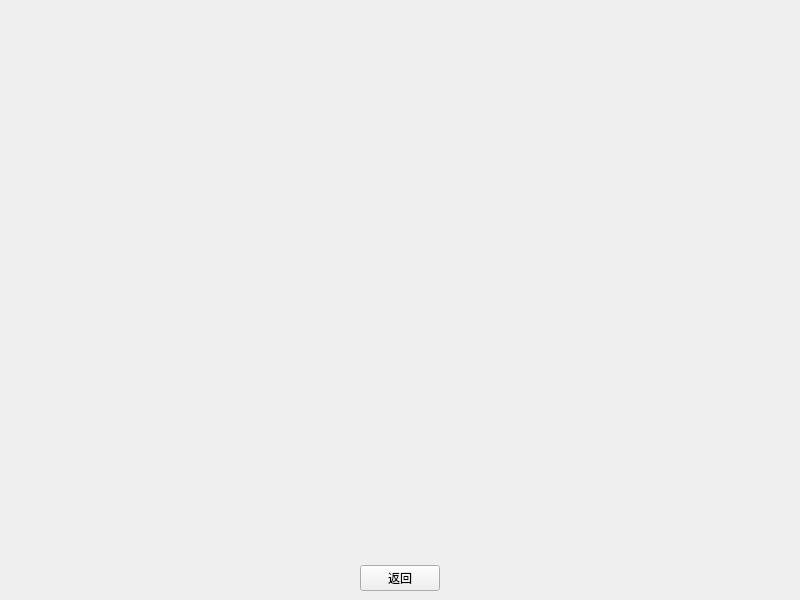
<?xml version="1.0" encoding="UTF-8"?>
<ui version="4.0">
 <class>MainWindow</class>
 <widget class="QMainWindow" name="MainWindow">
  <property name="geometry">
   <rect>
    <x>0</x>
    <y>0</y>
    <width>800</width>
    <height>600</height>
   </rect>
  </property>
  <property name="sizePolicy">
   <sizepolicy hsizetype="Expanding" vsizetype="Expanding">
    <horstretch>0</horstretch>
    <verstretch>0</verstretch>
   </sizepolicy>
  </property>
  <property name="windowTitle">
   <string>MainWindow</string>
  </property>
  <widget class="QWidget" name="centralwidget">
   <property name="sizePolicy">
    <sizepolicy hsizetype="Expanding" vsizetype="Expanding">
     <horstretch>0</horstretch>
     <verstretch>0</verstretch>
    </sizepolicy>
   </property>
   <layout class="QVBoxLayout" name="verticalLayout_3">
    <item>
     <widget class="QStackedWidget" name="stackedWidget">
      <property name="sizePolicy">
       <sizepolicy hsizetype="Expanding" vsizetype="Expanding">
        <horstretch>0</horstretch>
        <verstretch>0</verstretch>
       </sizepolicy>
      </property>
      <property name="currentIndex">
       <number>5</number>
      </property>
      <widget class="QWidget" name="BookPage">
       <property name="sizePolicy">
        <sizepolicy hsizetype="Expanding" vsizetype="Expanding">
         <horstretch>0</horstretch>
         <verstretch>0</verstretch>
        </sizepolicy>
       </property>
       <widget class="QLabel" name="label_3">
        <property name="geometry">
         <rect>
          <x>310</x>
          <y>40</y>
          <width>53</width>
          <height>15</height>
         </rect>
        </property>
        <property name="text">
         <string>演化图鉴</string>
        </property>
       </widget>
      </widget>
      <widget class="QWidget" name="SettingPage">
       <property name="sizePolicy">
        <sizepolicy hsizetype="Expanding" vsizetype="Expanding">
         <horstretch>0</horstretch>
         <verstretch>0</verstretch>
        </sizepolicy>
       </property>
       <widget class="QGroupBox" name="groupBox">
        <property name="geometry">
         <rect>
          <x>190</x>
          <y>50</y>
          <width>381</width>
          <height>231</height>
         </rect>
        </property>
        <property name="title">
         <string>GroupBox</string>
        </property>
       </widget>
      </widget>
      <widget class="QWidget" name="LoadPage"/>
      <widget class="QWidget" name="HomePage">
       <property name="sizePolicy">
        <sizepolicy hsizetype="Expanding" vsizetype="Expanding">
         <horstretch>0</horstretch>
         <verstretch>0</verstretch>
        </sizepolicy>
       </property>
       <layout class="QVBoxLayout" name="verticalLayout_2">
        <item>
         <spacer name="verticalSpacer_6">
          <property name="orientation">
           <enum>Qt::Orientation::Vertical</enum>
          </property>
          <property name="sizeHint" stdset="0">
           <size>
            <width>20</width>
            <height>40</height>
           </size>
          </property>
         </spacer>
        </item>
        <item>
         <layout class="QHBoxLayout" name="horizontalLayout_2">
          <item>
           <spacer name="horizontalSpacer_10">
            <property name="orientation">
             <enum>Qt::Orientation::Horizontal</enum>
            </property>
            <property name="sizeHint" stdset="0">
             <size>
              <width>40</width>
              <height>20</height>
             </size>
            </property>
           </spacer>
          </item>
          <item alignment="Qt::AlignmentFlag::AlignHCenter|Qt::AlignmentFlag::AlignVCenter">
           <widget class="QLabel" name="label">
            <property name="sizePolicy">
             <sizepolicy hsizetype="Expanding" vsizetype="Expanding">
              <horstretch>0</horstretch>
              <verstretch>0</verstretch>
             </sizepolicy>
            </property>
            <property name="font">
             <font>
              <family>微软雅黑</family>
              <pointsize>18</pointsize>
             </font>
            </property>
            <property name="text">
             <string>进化亿重奏:细胞纪元</string>
            </property>
           </widget>
          </item>
          <item>
           <spacer name="horizontalSpacer_8">
            <property name="orientation">
             <enum>Qt::Orientation::Horizontal</enum>
            </property>
            <property name="sizeHint" stdset="0">
             <size>
              <width>40</width>
              <height>20</height>
             </size>
            </property>
           </spacer>
          </item>
         </layout>
        </item>
        <item>
         <spacer name="verticalSpacer_7">
          <property name="orientation">
           <enum>Qt::Orientation::Vertical</enum>
          </property>
          <property name="sizeHint" stdset="0">
           <size>
            <width>20</width>
            <height>49</height>
           </size>
          </property>
         </spacer>
        </item>
        <item>
         <spacer name="verticalSpacer">
          <property name="orientation">
           <enum>Qt::Orientation::Vertical</enum>
          </property>
          <property name="sizeHint" stdset="0">
           <size>
            <width>20</width>
            <height>40</height>
           </size>
          </property>
         </spacer>
        </item>
        <item>
         <layout class="QVBoxLayout" name="verticalLayout">
          <item alignment="Qt::AlignmentFlag::AlignHCenter|Qt::AlignmentFlag::AlignVCenter">
           <widget class="QPushButton" name="btnStartGame">
            <property name="text">
             <string>开始游戏</string>
            </property>
           </widget>
          </item>
          <item>
           <spacer name="verticalSpacer_2">
            <property name="orientation">
             <enum>Qt::Orientation::Vertical</enum>
            </property>
            <property name="sizeHint" stdset="0">
             <size>
              <width>20</width>
              <height>40</height>
             </size>
            </property>
           </spacer>
          </item>
          <item alignment="Qt::AlignmentFlag::AlignHCenter|Qt::AlignmentFlag::AlignVCenter">
           <widget class="QPushButton" name="btnLoadGame">
            <property name="text">
             <string>加载游戏</string>
            </property>
           </widget>
          </item>
          <item>
           <spacer name="verticalSpacer_3">
            <property name="orientation">
             <enum>Qt::Orientation::Vertical</enum>
            </property>
            <property name="sizeHint" stdset="0">
             <size>
              <width>20</width>
              <height>40</height>
             </size>
            </property>
           </spacer>
          </item>
          <item alignment="Qt::AlignmentFlag::AlignHCenter|Qt::AlignmentFlag::AlignVCenter">
           <widget class="QPushButton" name="btnBook">
            <property name="sizePolicy">
             <sizepolicy hsizetype="Expanding" vsizetype="Expanding">
              <horstretch>0</horstretch>
              <verstretch>0</verstretch>
             </sizepolicy>
            </property>
            <property name="text">
             <string>演化图鉴</string>
            </property>
           </widget>
          </item>
          <item>
           <spacer name="verticalSpacer_4">
            <property name="orientation">
             <enum>Qt::Orientation::Vertical</enum>
            </property>
            <property name="sizeHint" stdset="0">
             <size>
              <width>20</width>
              <height>40</height>
             </size>
            </property>
           </spacer>
          </item>
          <item alignment="Qt::AlignmentFlag::AlignHCenter|Qt::AlignmentFlag::AlignVCenter">
           <widget class="QPushButton" name="btnSetting">
            <property name="sizePolicy">
             <sizepolicy hsizetype="Expanding" vsizetype="Expanding">
              <horstretch>0</horstretch>
              <verstretch>0</verstretch>
             </sizepolicy>
            </property>
            <property name="text">
             <string>系统设置</string>
            </property>
           </widget>
          </item>
          <item>
           <spacer name="verticalSpacer_9">
            <property name="orientation">
             <enum>Qt::Orientation::Vertical</enum>
            </property>
            <property name="sizeHint" stdset="0">
             <size>
              <width>20</width>
              <height>40</height>
             </size>
            </property>
           </spacer>
          </item>
          <item alignment="Qt::AlignmentFlag::AlignHCenter|Qt::AlignmentFlag::AlignVCenter">
           <widget class="QPushButton" name="btnExit">
            <property name="text">
             <string>离开游戏</string>
            </property>
           </widget>
          </item>
         </layout>
        </item>
        <item>
         <spacer name="verticalSpacer_8">
          <property name="orientation">
           <enum>Qt::Orientation::Vertical</enum>
          </property>
          <property name="sizeHint" stdset="0">
           <size>
            <width>20</width>
            <height>40</height>
           </size>
          </property>
         </spacer>
        </item>
        <item>
         <spacer name="verticalSpacer_5">
          <property name="orientation">
           <enum>Qt::Orientation::Vertical</enum>
          </property>
          <property name="sizeHint" stdset="0">
           <size>
            <width>20</width>
            <height>40</height>
           </size>
          </property>
         </spacer>
        </item>
        <item>
         <layout class="QHBoxLayout" name="horizontalLayout">
          <item>
           <spacer name="horizontalSpacer_5">
            <property name="orientation">
             <enum>Qt::Orientation::Horizontal</enum>
            </property>
            <property name="sizeHint" stdset="0">
             <size>
              <width>40</width>
              <height>20</height>
             </size>
            </property>
           </spacer>
          </item>
          <item>
           <spacer name="horizontalSpacer_4">
            <property name="orientation">
             <enum>Qt::Orientation::Horizontal</enum>
            </property>
            <property name="sizeHint" stdset="0">
             <size>
              <width>40</width>
              <height>20</height>
             </size>
            </property>
           </spacer>
          </item>
          <item>
           <spacer name="horizontalSpacer_3">
            <property name="orientation">
             <enum>Qt::Orientation::Horizontal</enum>
            </property>
            <property name="sizeHint" stdset="0">
             <size>
              <width>40</width>
              <height>20</height>
             </size>
            </property>
           </spacer>
          </item>
          <item>
           <spacer name="horizontalSpacer">
            <property name="orientation">
             <enum>Qt::Orientation::Horizontal</enum>
            </property>
            <property name="sizeHint" stdset="0">
             <size>
              <width>40</width>
              <height>20</height>
             </size>
            </property>
           </spacer>
          </item>
          <item alignment="Qt::AlignmentFlag::AlignHCenter|Qt::AlignmentFlag::AlignVCenter">
           <widget class="QLabel" name="label_2">
            <property name="sizePolicy">
             <sizepolicy hsizetype="Expanding" vsizetype="Expanding">
              <horstretch>0</horstretch>
              <verstretch>0</verstretch>
             </sizepolicy>
            </property>
            <property name="text">
             <string>版本：1.0.0.0.1</string>
            </property>
           </widget>
          </item>
          <item>
           <spacer name="horizontalSpacer_2">
            <property name="orientation">
             <enum>Qt::Orientation::Horizontal</enum>
            </property>
            <property name="sizeHint" stdset="0">
             <size>
              <width>40</width>
              <height>20</height>
             </size>
            </property>
           </spacer>
          </item>
         </layout>
        </item>
       </layout>
      </widget>
      <widget class="QWidget" name="ModPage">
       <property name="sizePolicy">
        <sizepolicy hsizetype="Expanding" vsizetype="Expanding">
         <horstretch>0</horstretch>
         <verstretch>0</verstretch>
        </sizepolicy>
       </property>
       <widget class="QPushButton" name="btnEvolveEndless">
        <property name="geometry">
         <rect>
          <x>360</x>
          <y>194</y>
          <width>80</width>
          <height>23</height>
         </rect>
        </property>
        <property name="sizePolicy">
         <sizepolicy hsizetype="Expanding" vsizetype="Expanding">
          <horstretch>0</horstretch>
          <verstretch>0</verstretch>
         </sizepolicy>
        </property>
        <property name="text">
         <string>无尽异变</string>
        </property>
       </widget>
       <widget class="QPushButton" name="btnTrail">
        <property name="geometry">
         <rect>
          <x>362</x>
          <y>268</y>
          <width>75</width>
          <height>23</height>
         </rect>
        </property>
        <property name="sizePolicy">
         <sizepolicy hsizetype="Expanding" vsizetype="Expanding">
          <horstretch>0</horstretch>
          <verstretch>0</verstretch>
         </sizepolicy>
        </property>
        <property name="text">
         <string>流派试炼</string>
        </property>
       </widget>
       <widget class="QPushButton" name="btnEvolveNormal">
        <property name="geometry">
         <rect>
          <x>360</x>
          <y>120</y>
          <width>80</width>
          <height>23</height>
         </rect>
        </property>
        <property name="sizePolicy">
         <sizepolicy hsizetype="Expanding" vsizetype="Expanding">
          <horstretch>0</horstretch>
          <verstretch>0</verstretch>
         </sizepolicy>
        </property>
        <property name="text">
         <string>纪元演化</string>
        </property>
       </widget>
      </widget>
      <widget class="QWidget" name="GamePage">
       <widget class="GameCanvas" name="widgetCanvas" native="true">
        <property name="geometry">
         <rect>
          <x>0</x>
          <y>0</y>
          <width>781</width>
          <height>551</height>
         </rect>
        </property>
        <property name="sizePolicy">
         <sizepolicy hsizetype="Expanding" vsizetype="Expanding">
          <horstretch>0</horstretch>
          <verstretch>0</verstretch>
         </sizepolicy>
        </property>
       </widget>
      </widget>
     </widget>
    </item>
    <item alignment="Qt::AlignmentFlag::AlignHCenter|Qt::AlignmentFlag::AlignVCenter">
     <widget class="QPushButton" name="btnBackHome">
      <property name="sizePolicy">
       <sizepolicy hsizetype="Expanding" vsizetype="Expanding">
        <horstretch>0</horstretch>
        <verstretch>0</verstretch>
       </sizepolicy>
      </property>
      <property name="text">
       <string>返回</string>
      </property>
     </widget>
    </item>
   </layout>
  </widget>
 </widget>
 <customwidgets>
  <customwidget>
   <class>GameCanvas</class>
   <extends>QWidget</extends>
   <header>Utils/gamecanvas.h</header>
   <container>1</container>
  </customwidget>
 </customwidgets>
 <resources/>
 <connections/>
</ui>
